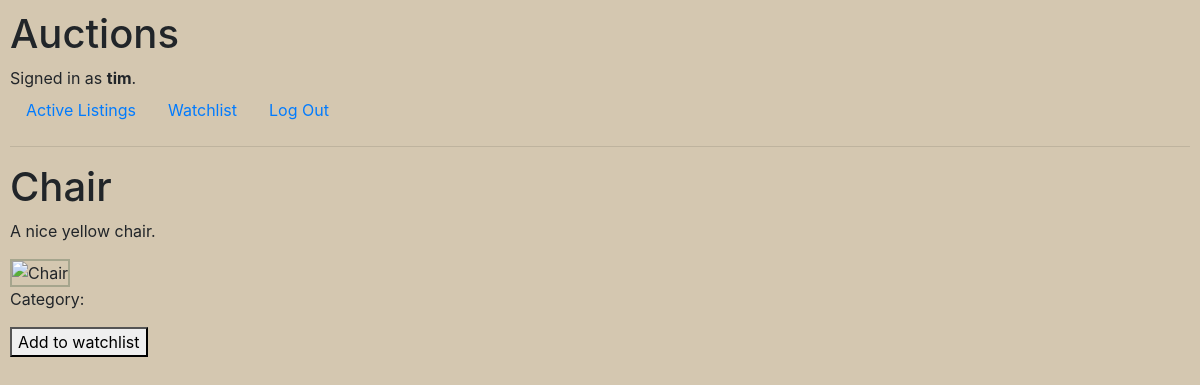
The app's page /2 (signed in) with its own data.
### auctions/models.py (models this page shows, shortened)
class User(AbstractUser):
    pass

class AuctionListing(models.Model):
    categories = (
        (1, "Fashion"),
        (2, "Toys"),
        (3, "Homeware"),
        (4, "Electronics"),
    )
    name = models.CharField(max_length=64)
    description = models.CharField(max_length=280)
    starting_bid = models.DecimalField(decimal_places=2, max_digits=8)
    image = models.URLField(blank=True)
    category = models.IntegerField(max_length=64, choices=categories, blank=True)

### auctions/views.py (the view)
# urls.py: path("<int:id>", views.view_listing, name="listing"),
def view_listing(request, id):
    listing = AuctionListing.objects.get(id=id)
    is_watched = WatchedItem.objects.filter(auction_listing=listing,
                                            user=request.user)
    return render(request, "auctions/listing.html", {
        "listing": listing,
        "is_watched": is_watched,
    })

### auctions/templates/auctions/listing.html (shortened to what this page needs)
{% extends 'auctions/layout.html' %}
{% block body %}
    <h1>{{ listing.name }}</h1>
    <p>{{ listing.description }}</p>
    <img src="{{ listing.image }}" alt="{{ listing.name }}" class="listed_image">
    <p>Category: {{ listing.get_category_display }}</p>
    {% if is_watched %}
        <form method="POST" action="{% url 'remove_from_watchlist' listing.id %}">
            {% csrf_token %}
            <button>Remove from watchlist</button>
        </form>
    {% else %}
        <form method="POST" action="{% url 'add_to_watchlist' listing.id %}">
            <button>Add to watchlist</button>
        </form>
    {% endif %}
{% endblock %}

### auctions/templates/auctions/layout.html (shortened to what this page needs)
{% load static %}
<!DOCTYPE html>
<html lang="en">
    <head>
        <link rel="stylesheet" href="https://stackpath.bootstrapcdn.com/bootstrap/4.4.1/css/bootstrap.min.css">
        <link href="{% static 'auctions/styles.css' %}" rel="stylesheet">
    </head>
    <body>
        <h1>Auctions</h1>
        <div>
            {% if user.is_authenticated %}
                Signed in as <strong>{{ user.username }}</strong>.
            {% else %}
                Not signed in.
            {% endif %}
        </div>
        <ul class="nav">
            <li class="nav-item">
                <a class="nav-link" href="{% url 'index' %}">Active Listings</a>
            </li>
            <li class="nav-item">
                <a class="nav-link" href="{% url 'view_watchlist' %}">Watchlist</a>
            </li>
            {% if user.is_authenticated %}
                <li class="nav-item">
                    <a class="nav-link" href="{% url 'logout' %}">Log Out</a>
                </li>
            {% endif %}
        </ul>
        <hr>
        {% block body %}
        {% endblock %}
    </body>
</html>

### auctions/static/auctions/styles.css (style rules this page uses)
body { padding: 10px; background-color: #d4c7b0; }
.listed_image { height: 200px; border: solid 2px #a5a58d; }

### records on screen
User: username "tim"
AuctionListing: name "Chair", description "A nice yellow chair."
